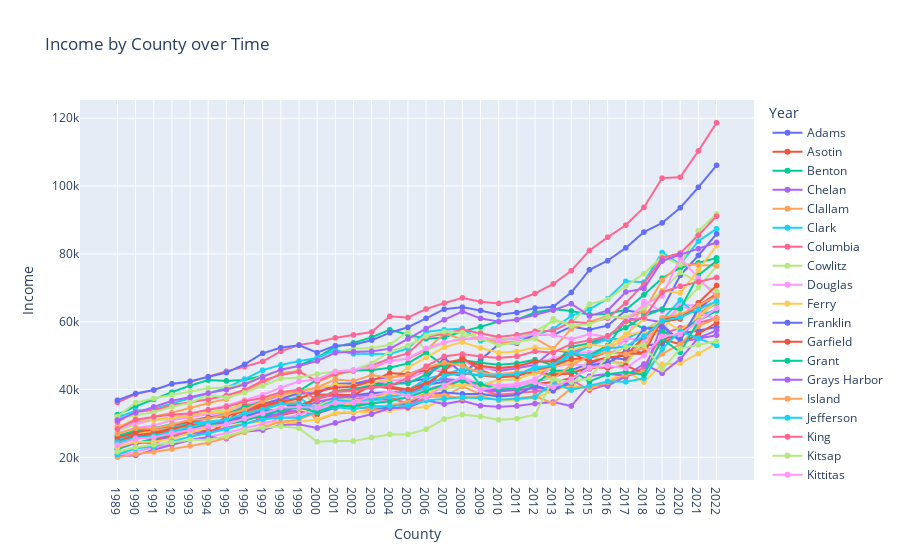

The cell this chart's notebook holds for it:
### Code cell
#All income of counties

fig = px.line(income_df, labels={'index': 'County', 'value': 'Income'},
              title='Income by County over Time', markers=True, line_shape='linear')
fig.show()

### Figure 1 — Plotly figure (JSON) as saved in the notebook; plotly's stock layout.template omitted (floating-point values rounded to 4 significant figures)
{"data": [{"hovertemplate": "Year=Adams<br>County=%{x}<br>Income=%{y}<extra></extra>", "legendgroup": "Adams", "line": {"color": "#636efa", "dash": "solid", "shape": "linear"}, "marker": {"symbol": "circle"}, "mode": "lines+markers", "name": "Adams", "showlegend": true, "type": "scattergl", "x": ["1989", "1990", "1991", "1992", "1993", "1994", "1995", "1996", "1997", "1998", "1999", "2000", "2001", "2002", "2003", "2004", "2005", "2006", "2007", "2008", "2009", "2010", "2011", "2012", "2013", "2014", "2015", "2016", "2017", "2018", "2019", "2020", "2021", "2022"], "xaxis": "x", "y": [24604, 28024, 27301, 28328, 31277, 29537, 29604, 31806, 31795, 34073, 33888, 35292, 37839, 38306, 38934, 39235, 39105, 41298, 42299, 42455, 41102, 40656, 41068, 42354, 43541, 45712, 47646, 49501, 48849, 52870, 53535, 56421, 57405, 58406], "yaxis": "y"}, {"hovertemplate": "Year=Asotin<br>County=%{x}<br>Income=%{y}<extra></extra>", "legendgroup": "Asotin", "line": {"color": "#EF553B", "dash": "solid", "shape": "linear"}, "marker": {"symbol": "circle"}, "mode": "lines+markers", "name": "Asotin", "showlegend": true, "type": "scattergl", "x": ["1989", "1990", "1991", "1992", "1993", "1994", "1995", "1996", "1997", "1998", "1999", "2000", "2001", "2002", "2003", "2004", "2005", "2006", "2007", "2008", "2009", "2010", "2011", "2012", "2013", "2014", "2015", "2016", "2017", "2018", "2019", "2020", "2021", "2022"], "xaxis": "x", "y": [22897, 24206, 25110, 26251, 27359, 27873, 28288, 29813, 31499, 32477, 33524, 32590, 35920, 37013, 37080, 37140, 37657, 39768, 40558, 42945, 40035, 39820, 40171, 41703, 42174, 43368, 46107, 47020, 51767, 50746, 54776, 53377, 56438, 59675], "yaxis": "y"}, {"hovertemplate": "Year=Benton<br>County=%{x}<br>Income=%{y}<extra></extra>", "legendgroup": "Benton", "line": {"color": "#00cc96", "dash": "solid", "shape": "linear"}, "marker": {"symbol": "circle"}, "mode": "lines+markers", "name": "Benton", "showlegend": true, "type": "scattergl", "x": ["1989", "1990", "1991", "1992", "1993", "1994", "1995", "1996", "1997", "1998", "1999", "2000", "2001", "2002", "2003", "2004", "2005", "2006", "2007", "2008", "2009", "2010", "2011", "2012", "2013", "2014", "2015", "2016", "2017", "2018", "2019", "2020", "2021", "2022"], "xaxis": "x", "y": [32593, 35012, 37093, 39228, 41153, 42790, 42540, 42817, 44057, 45665, 47044, 49389, 52598, 53736, 55409, 57613, 56200, 54942, 55361, 57114, 58496, 60070, 60608, 62739, 63710, 63157, 62071, 62282, 63502, 67912, 72847, 75882, 77339, 78824], "yaxis": "y"}, {"hovertemplate": "Year=Chelan<br>County=%{x}<br>Income=%{y}<extra></extra>", "legendgroup": "Chelan", "line": {"color": "#ab63fa", "dash": "solid", "shape": "linear"}, "marker": {"symbol": "circle"}, "mode": "lines+markers", "name": "Chelan", "showlegend": true, "type": "scattergl", "x": ["1989", "1990", "1991", "1992", "1993", "1994", "1995", "1996", "1997", "1998", "1999", "2000", "2001", "2002", "2003", "2004", "2005", "2006", "2007", "2008", "2009", "2010", "2011", "2012", "2013", "2014", "2015", "2016", "2017", "2018", "2019", "2020", "2021", "2022"], "xaxis": "x", "y": [24312, 25833, 27592, 28746, 30148, 31547, 32164, 33918, 35662, 37175, 37316, 39439, 41653, 41731, 42918, 43696, 44422, 46522, 44964, 44013, 46780, 45478, 46275, 47265, 51713, 50825, 53068, 55109, 60791, 60747, 59838, 61546, 64700, 68016], "yaxis": "y"}, {"hovertemplate": "Year=Clallam<br>County=%{x}<br>Income=%{y}<extra></extra>", "legendgroup": "Clallam", "line": {"color": "#FFA15A", "dash": "solid", "shape": "linear"}, "marker": {"symbol": "circle"}, "mode": "lines+markers", "name": "Clallam", "showlegend": true, "type": "scattergl", "x": ["1989", "1990", "1991", "1992", "1993", "1994", "1995", "1996", "1997", "1998", "1999", "2000", "2001", "2002", "2003", "2004", "2005", "2006", "2007", "2008", "2009", "2010", "2011", "2012", "2013", "2014", "2015", "2016", "2017", "2018", "2019", "2020", "2021", "2022"], "xaxis": "x", "y": [25434, 27329, 27861, 28578, 29340, 29951, 31163, 32559, 34770, 36012, 36449, 30866, 32939, 33229, 34020, 34172, 35050, 37770, 37926, 40912, 38647, 38397, 38886, 41887, 44824, 45454, 46241, 48187, 47767, 55664, 57571, 54712, 62623, 65652], "yaxis": "y"}, {"hovertemplate": "Year=Clark<br>County=%{x}<br>Income=%{y}<extra></extra>", "legendgroup": "Clark", "line": {"color": "#19d3f3", "dash": "solid", "shape": "linear"}, "marker": {"symbol": "circle"}, "mode": "lines+markers", "name": "Clark", "showlegend": true, "type": "scattergl", "x": ["1989", "1990", "1991", "1992", "1993", "1994", "1995", "1996", "1997", "1998", "1999", "2000", "2001", "2002", "2003", "2004", "2005", "2006", "2007", "2008", "2009", "2010", "2011", "2012", "2013", "2014", "2015", "2016", "2017", "2018", "2019", "2020", "2021", "2022"], "xaxis": "x", "y": [31800, 33734, 34250, 35847, 37418, 38828, 40525, 43044, 45705, 47252, 48376, 49320, 51610, 50518, 50520, 50474, 52108, 56994, 57621, 57999, 54370, 54581, 54951, 56054, 57852, 61711, 63639, 66782, 71922, 71659, 80407, 76929, 83790, 87397], "yaxis": "y"}, {"hovertemplate": "Year=Columbia<br>County=%{x}<br>Income=%{y}<extra></extra>", "legendgroup": "Columbia", "line": {"color": "#FF6692", "dash": "solid", "shape": "linear"}, "marker": {"symbol": "circle"}, "mode": "lines+markers", "name": "Columbia", "showlegend": true, "type": "scattergl", "x": ["1989", "1990", "1991", "1992", "1993", "1994", "1995", "1996", "1997", "1998", "1999", "2000", "2001", "2002", "2003", "2004", "2005", "2006", "2007", "2008", "2009", "2010", "2011", "2012", "2013", "2014", "2015", "2016", "2017", "2018", "2019", "2020", "2021", "2022"], "xaxis": "x", "y": [22418, 24478, 24123, 26136, 28123, 26779, 29861, 33041, 30820, 33060, 33500, 37360, 38376, 37328, 37593, 37341, 36028, 37211, 41531, 43508, 39978, 38474, 38916, 39461, 39931, 42886, 39807, 41517, 43622, 46550, 56338, 58220, 59650, 61115], "yaxis": "y"}, {"hovertemplate": "Year=Cowlitz<br>County=%{x}<br>Income=%{y}<extra></extra>", "legendgroup": "Cowlitz", "line": {"color": "#B6E880", "dash": "solid", "shape": "linear"}, "marker": {"symbol": "circle"}, "mode": "lines+markers", "name": "Cowlitz", "showlegend": true, "type": "scattergl", "x": ["1989", "1990", "1991", "1992", "1993", "1994", "1995", "1996", "1997", "1998", "1999", "2000", "2001", "2002", "2003", "2004", "2005", "2006", "2007", "2008", "2009", "2010", "2011", "2012", "2013", "2014", "2015", "2016", "2017", "2018", "2019", "2020", "2021", "2022"], "xaxis": "x", "y": [27866, 29746, 31038, 31195, 31957, 33309, 34191, 35516, 36738, 38437, 39797, 35246, 37266, 37040, 36516, 36355, 37958, 39777, 39954, 41412, 40572, 40867, 41406, 42752, 43409, 39635, 49997, 48208, 47132, 54588, 57316, 64357, 70104, 76364], "yaxis": "y"}, {"hovertemplate": "Year=Douglas<br>County=%{x}<br>Income=%{y}<extra></extra>", "legendgroup": "Douglas", "line": {"color": "#FF97FF", "dash": "solid", "shape": "linear"}, "marker": {"symbol": "circle"}, "mode": "lines+markers", "name": "Douglas", "showlegend": true, "type": "scattergl", "x": ["1989", "1990", "1991", "1992", "1993", "1994", "1995", "1996", "1997", "1998", "1999", "2000", "2001", "2002", "2003", "2004", "2005", "2006", "2007", "2008", "2009", "2010", "2011", "2012", "2013", "2014", "2015", "2016", "2017", "2018", "2019", "2020", "2021", "2022"], "xaxis": "x", "y": [27054, 28708, 29407, 30932, 31855, 32688, 32930, 35420, 36855, 37733, 38464, 39789, 40699, 41062, 41809, 42524, 43189, 45383, 45748, 48325, 46269, 46159, 46723, 48050, 49030, 50878, 50886, 52364, 54581, 65913, 63086, 64768, 64932, 65096], "yaxis": "y"}, {"hovertemplate": "Year=Ferry<br>County=%{x}<br>Income=%{y}<extra></extra>", "legendgroup": "Ferry", "line": {"color": "#FECB52", "dash": "solid", "shape": "linear"}, "marker": {"symbol": "circle"}, "mode": "lines+markers", "name": "Ferry", "showlegend": true, "type": "scattergl", "x": ["1989", "1990", "1991", "1992", "1993", "1994", "1995", "1996", "1997", "1998", "1999", "2000", "2001", "2002", "2003", "2004", "2005", "2006", "2007", "2008", "2009", "2010", "2011", "2012", "2013", "2014", "2015", "2016", "2017", "2018", "2019", "2020", "2021", "2022"], "xaxis": "x", "y": [25170, 27355, 27236, 27841, 27829, 29587, 28910, 30091, 30489, 30412, 30388, 31175, 33129, 33488, 33182, 33867, 34452, 34828, 37001, 38093, 38284, 36712, 36921, 37548, 39596, 41343, 40340, 42330, 45546, 42212, 47463, 47722, 50565, 53577], "yaxis": "y"}, {"hovertemplate": "Year=Franklin<br>County=%{x}<br>Income=%{y}<extra></extra>", "legendgroup": "Franklin", "line": {"color": "#636efa", "dash": "solid", "shape": "linear"}, "marker": {"symbol": "circle"}, "mode": "lines+markers", "name": "Franklin", "showlegend": true, "type": "scattergl", "x": ["1989", "1990", "1991", "1992", "1993", "1994", "1995", "1996", "1997", "1998", "1999", "2000", "2001", "2002", "2003", "2004", "2005", "2006", "2007", "2008", "2009", "2010", "2011", "2012", "2013", "2014", "2015", "2016", "2017", "2018", "2019", "2020", "2021", "2022"], "xaxis": "x", "y": [24604, 26435, 26861, 28680, 30902, 31768, 32604, 34843, 35770, 37209, 38991, 38755, 41681, 41817, 42117, 41309, 42256, 43187, 49337, 44797, 48754, 53355, 53644, 56221, 56105, 58538, 57664, 58854, 63345, 62516, 63575, 73656, 79532, 85877], "yaxis": "y"}, {"hovertemplate": "Year=Garfield<br>County=%{x}<br>Income=%{y}<extra></extra>", "legendgroup": "Garfield", "line": {"color": "#EF553B", "dash": "solid", "shape": "linear"}, "marker": {"symbol": "circle"}, "mode": "lines+markers", "name": "Garfield", "showlegend": true, "type": "scattergl", "x": ["1989", "1990", "1991", "1992", "1993", "1994", "1995", "1996", "1997", "1998", "1999", "2000", "2001", "2002", "2003", "2004", "2005", "2006", "2007", "2008", "2009", "2010", "2011", "2012", "2013", "2014", "2015", "2016", "2017", "2018", "2019", "2020", "2021", "2022"], "xaxis": "x", "y": [25156, 26534, 27185, 28554, 30368, 27044, 30435, 34959, 34792, 36608, 33398, 38507, 38485, 38343, 41173, 40350, 39603, 40567, 45811, 49407, 45672, 43915, 44608, 45187, 44446, 44684, 46616, 46358, 47037, 44808, 54555, 56804, 61268, 66083], "yaxis": "y"}, {"hovertemplate": "Year=Grant<br>County=%{x}<br>Income=%{y}<extra></extra>", "legendgroup": "Grant", "line": {"color": "#00cc96", "dash": "solid", "shape": "linear"}, "marker": {"symbol": "circle"}, "mode": "lines+markers", "name": "Grant", "showlegend": true, "type": "scattergl", "x": ["1989", "1990", "1991", "1992", "1993", "1994", "1995", "1996", "1997", "1998", "1999", "2000", "2001", "2002", "2003", "2004", "2005", "2006", "2007", "2008", "2009", "2010", "2011", "2012", "2013", "2014", "2015", "2016", "2017", "2018", "2019", "2020", "2021", "2022"], "xaxis": "x", "y": [22372, 24216, 25463, 26996, 29172, 29978, 30384, 32738, 33977, 35692, 35276, 37278, 39556, 40173, 41186, 41707, 41824, 44438, 47480, 48207, 41195, 42799, 42994, 45021, 46036, 50356, 50067, 52981, 60344, 58053, 57152, 54753, 61815, 65593], "yaxis": "y"}, {"hovertemplate": "Year=Grays Harbor<br>County=%{x}<br>Income=%{y}<extra></extra>", "legendgroup": "Grays Harbor", "line": {"color": "#ab63fa", "dash": "solid", "shape": "linear"}, "marker": {"symbol": "circle"}, "mode": "lines+markers", "name": "Grays Harbor", "showlegend": true, "type": "scattergl", "x": ["1989", "1990", "1991", "1992", "1993", "1994", "1995", "1996", "1997", "1998", "1999", "2000", "2001", "2002", "2003", "2004", "2005", "2006", "2007", "2008", "2009", "2010", "2011", "2012", "2013", "2014", "2015", "2016", "2017", "2018", "2019", "2020", "2021", "2022"], "xaxis": "x", "y": [23042, 24053, 24677, 26038, 27002, 27252, 28638, 29792, 31368, 33167, 34160, 36410, 37440, 38102, 38305, 38367, 39943, 42029, 43126, 42646, 39927, 39452, 39836, 40354, 40323, 41687, 43902, 44627, 44080, 45139, 59346, 54034, 55018, 56020], "yaxis": "y"}, {"hovertemplate": "Year=Island<br>County=%{x}<br>Income=%{y}<extra></extra>", "legendgroup": "Island", "line": {"color": "#FFA15A", "dash": "solid", "shape": "linear"}, "marker": {"symbol": "circle"}, "mode": "lines+markers", "name": "Island", "showlegend": true, "type": "scattergl", "x": ["1989", "1990", "1991", "1992", "1993", "1994", "1995", "1996", "1997", "1998", "1999", "2000", "2001", "2002", "2003", "2004", "2005", "2006", "2007", "2008", "2009", "2010", "2011", "2012", "2013", "2014", "2015", "2016", "2017", "2018", "2019", "2020", "2021", "2022"], "xaxis": "x", "y": [29161, 30642, 32030, 33139, 34594, 35975, 37178, 39716, 41901, 44824, 45513, 42237, 44310, 45441, 46176, 48399, 49104, 51572, 56509, 54886, 55016, 53754, 54206, 55091, 52014, 57919, 59961, 61691, 60786, 63138, 72173, 76965, 76729, 76494], "yaxis": "y"}, {"hovertemplate": "Year=Jefferson<br>County=%{x}<br>Income=%{y}<extra></extra>", "legendgroup": "Jefferson", "line": {"color": "#19d3f3", "dash": "solid", "shape": "linear"}, "marker": {"symbol": "circle"}, "mode": "lines+markers", "name": "Jefferson", "showlegend": true, "type": "scattergl", "x": ["1989", "1990", "1991", "1992", "1993", "1994", "1995", "1996", "1997", "1998", "1999", "2000", "2001", "2002", "2003", "2004", "2005", "2006", "2007", "2008", "2009", "2010", "2011", "2012", "2013", "2014", "2015", "2016", "2017", "2018", "2019", "2020", "2021", "2022"], "xaxis": "x", "y": [25197, 27294, 28465, 29171, 29885, 30606, 31058, 32530, 34282, 36404, 37869, 33565, 35299, 35723, 36136, 38014, 39746, 43099, 44511, 45995, 45225, 43814, 44348, 46651, 46957, 50161, 52887, 54864, 54884, 57485, 60556, 66386, 61548, 63641], "yaxis": "y"}, {"hovertemplate": "Year=King<br>County=%{x}<br>Income=%{y}<extra></extra>", "legendgroup": "King", "line": {"color": "#FF6692", "dash": "solid", "shape": "linear"}, "marker": {"symbol": "circle"}, "mode": "lines+markers", "name": "King", "showlegend": true, "type": "scattergl", "x": ["1989", "1990", "1991", "1992", "1993", "1994", "1995", "1996", "1997", "1998", "1999", "2000", "2001", "2002", "2003", "2004", "2005", "2006", "2007", "2008", "2009", "2010", "2011", "2012", "2013", "2014", "2015", "2016", "2017", "2018", "2019", "2020", "2021", "2022"], "xaxis": "x", "y": [36179, 38633, 39831, 41647, 42234, 43810, 45397, 46726, 48271, 51266, 53157, 53937, 55220, 56098, 56952, 61565, 61225, 63745, 65489, 67027, 65877, 65383, 66294, 68313, 71122, 75045, 80998, 84897, 88466, 93707, 102338, 102620, 110351, 118664], "yaxis": "y"}, {"hovertemplate": "Year=Kitsap<br>County=%{x}<br>Income=%{y}<extra></extra>", "legendgroup": "Kitsap", "line": {"color": "#B6E880", "dash": "solid", "shape": "linear"}, "marker": {"symbol": "circle"}, "mode": "lines+markers", "name": "Kitsap", "showlegend": true, "type": "scattergl", "x": ["1989", "1990", "1991", "1992", "1993", "1994", "1995", "1996", "1997", "1998", "1999", "2000", "2001", "2002", "2003", "2004", "2005", "2006", "2007", "2008", "2009", "2010", "2011", "2012", "2013", "2014", "2015", "2016", "2017", "2018", "2019", "2020", "2021", "2022"], "xaxis": "x", "y": [32043, 36145, 37380, 38404, 39391, 40407, 40630, 41740, 44098, 45667, 46840, 48387, 50751, 52051, 52192, 53227, 57034, 51610, 53680, 55417, 56863, 54804, 55400, 57155, 60200, 59605, 65156, 66569, 70531, 74150, 79268, 76814, 86826, 91737], "yaxis": "y"}, {"hovertemplate": "Year=Kittitas<br>County=%{x}<br>Income=%{y}<extra></extra>", "legendgroup": "Kittitas", "line": {"color": "#FF97FF", "dash": "solid", "shape": "linear"}, "marker": {"symbol": "circle"}, "mode": "lines+markers", "name": "Kittitas", "showlegend": true, "type": "scattergl", "x": ["1989", "1990", "1991", "1992", "1993", "1994", "1995", "1996", "1997", "1998", "1999", "2000", "2001", "2002", "2003", "2004", "2005", "2006", "2007", "2008", "2009", "2010", "2011", "2012", "2013", "2014", "2015", "2016", "2017", "2018", "2019", "2020", "2021", "2022"], "xaxis": "x", "y": [20489, 21773, 22793, 23828, 25126, 26061, 27089, 28626, 29775, 31495, 32546, 34206, 36203, 36174, 36265, 36640, 37854, 40278, 41240, 43582, 41629, 41321, 41601, 43098, 46690, 47519, 46904, 49275, 55124, 54372, 59172, 64727, 62721, 60777], "yaxis": "y"}, {"hovertemplate": "Year=Klickitat<br>County=%{x}<br>Income=%{y}<extra></extra>", "legendgroup": "Klickitat", "line": {"color": "#FECB52", "dash": "solid", "shape": "linear"}, "marker": {"symbol": "circle"}, "mode": "lines+markers", "name": "Klickitat", "showlegend": true, "type": "scattergl", "x": ["1989", "1990", "1991", "1992", "1993", "1994", "1995", "1996", "1997", "1998", "1999", "2000", "2001", "2002", "2003", "2004", "2005", "2006", "2007", "2008", "2009", "2010", "2011", "2012", "2013", "2014", "2015", "2016", "2017", "2018", "2019", "2020", "2021", "2022"], "xaxis": "x", "y": [23012, 24590, 24542, 25518, 27209, 28739, 29745, 32935, 33543, 34249, 34267, 33588, 34590, 36105, 37226, 38842, 38066, 38519, 41061, 41403, 41105, 42782, 43104, 44825, 46733, 48086, 49543, 51314, 55962, 57198, 60567, 57476, 61542, 65896], "yaxis": "y"}, {"hovertemplate": "Year=Lewis<br>County=%{x}<br>Income=%{y}<extra></extra>", "legendgroup": "Lewis", "line": {"color": "#636efa", "dash": "solid", "shape": "linear"}, "marker": {"symbol": "circle"}, "mode": "lines+markers", "name": "Lewis", "showlegend": true, "type": "scattergl", "x": ["1989", "1990", "1991", "1992", "1993", "1994", "1995", "1996", "1997", "1998", "1999", "2000", "2001", "2002", "2003", "2004", "2005", "2006", "2007", "2008", "2009", "2010", "2011", "2012", "2013", "2014", "2015", "2016", "2017", "2018", "2019", "2020", "2021", "2022"], "xaxis": "x", "y": [24410, 25975, 26295, 27552, 28502, 29744, 30621, 32112, 33610, 34315, 35511, 32968, 34603, 34672, 34393, 34735, 36046, 38454, 39130, 38696, 38701, 37947, 38325, 41208, 39609, 42406, 47143, 47893, 50900, 57945, 58525, 54578, 63828, 67910], "yaxis": "y"}, {"hovertemplate": "Year=Lincoln<br>County=%{x}<br>Income=%{y}<extra></extra>", "legendgroup": "Lincoln", "line": {"color": "#EF553B", "dash": "solid", "shape": "linear"}, "marker": {"symbol": "circle"}, "mode": "lines+markers", "name": "Lincoln", "showlegend": true, "type": "scattergl", "x": ["1989", "1990", "1991", "1992", "1993", "1994", "1995", "1996", "1997", "1998", "1999", "2000", "2001", "2002", "2003", "2004", "2005", "2006", "2007", "2008", "2009", "2010", "2011", "2012", "2013", "2014", "2015", "2016", "2017", "2018", "2019", "2020", "2021", "2022"], "xaxis": "x", "y": [24617, 26616, 26591, 28192, 29777, 28941, 31844, 35152, 35838, 36106, 35255, 37188, 39419, 39574, 40885, 40891, 39999, 41756, 45047, 44798, 44126, 43632, 43936, 45690, 46956, 48976, 49276, 51019, 50657, 50489, 60849, 61332, 64692, 68236], "yaxis": "y"}, {"hovertemplate": "Year=Mason<br>County=%{x}<br>Income=%{y}<extra></extra>", "legendgroup": "Mason", "line": {"color": "#00cc96", "dash": "solid", "shape": "linear"}, "marker": {"symbol": "circle"}, "mode": "lines+markers", "name": "Mason", "showlegend": true, "type": "scattergl", "x": ["1989", "1990", "1991", "1992", "1993", "1994", "1995", "1996", "1997", "1998", "1999", "2000", "2001", "2002", "2003", "2004", "2005", "2006", "2007", "2008", "2009", "2010", "2011", "2012", "2013", "2014", "2015", "2016", "2017", "2018", "2019", "2020", "2021", "2022"], "xaxis": "x", "y": [26304, 27834, 28585, 29785, 30776, 31553, 32792, 34748, 36524, 38531, 39586, 42907, 44724, 45596, 45710, 46436, 47713, 50878, 46893, 48655, 47898, 47273, 47724, 48804, 47142, 52598, 53633, 55824, 58228, 61624, 63689, 63785, 73696, 77936], "yaxis": "y"}, {"hovertemplate": "Year=Okanogan<br>County=%{x}<br>Income=%{y}<extra></extra>", "legendgroup": "Okanogan", "line": {"color": "#ab63fa", "dash": "solid", "shape": "linear"}, "marker": {"symbol": "circle"}, "mode": "lines+markers", "name": "Okanogan", "showlegend": true, "type": "scattergl", "x": ["1989", "1990", "1991", "1992", "1993", "1994", "1995", "1996", "1997", "1998", "1999", "2000", "2001", "2002", "2003", "2004", "2005", "2006", "2007", "2008", "2009", "2010", "2011", "2012", "2013", "2014", "2015", "2016", "2017", "2018", "2019", "2020", "2021", "2022"], "xaxis": "x", "y": [20303, 20580, 22203, 23697, 25074, 25999, 25495, 27576, 28047, 29598, 29726, 28659, 30137, 31451, 32725, 34497, 34659, 36798, 35712, 36681, 35227, 34915, 35161, 35848, 36292, 35146, 41426, 41028, 44069, 47536, 44777, 48979, 55233, 57422], "yaxis": "y"}, {"hovertemplate": "Year=Pacific<br>County=%{x}<br>Income=%{y}<extra></extra>", "legendgroup": "Pacific", "line": {"color": "#FFA15A", "dash": "solid", "shape": "linear"}, "marker": {"symbol": "circle"}, "mode": "lines+markers", "name": "Pacific", "showlegend": true, "type": "scattergl", "x": ["1989", "1990", "1991", "1992", "1993", "1994", "1995", "1996", "1997", "1998", "1999", "2000", "2001", "2002", "2003", "2004", "2005", "2006", "2007", "2008", "2009", "2010", "2011", "2012", "2013", "2014", "2015", "2016", "2017", "2018", "2019", "2020", "2021", "2022"], "xaxis": "x", "y": [20029, 20977, 21596, 22449, 23372, 24299, 25748, 27425, 28974, 30422, 31209, 33263, 35123, 34898, 34458, 35339, 36420, 38767, 38251, 37368, 37898, 36914, 37420, 38018, 35934, 40449, 40677, 42118, 44418, 45237, 50521, 53319, 58715, 60936], "yaxis": "y"}, {"hovertemplate": "Year=Pend Oreille<br>County=%{x}<br>Income=%{y}<extra></extra>", "legendgroup": "Pend Oreille", "line": {"color": "#19d3f3", "dash": "solid", "shape": "linear"}, "marker": {"symbol": "circle"}, "mode": "lines+markers", "name": "Pend Oreille", "showlegend": true, "type": "scattergl", "x": ["1989", "1990", "1991", "1992", "1993", "1994", "1995", "1996", "1997", "1998", "1999", "2000", "2001", "2002", "2003", "2004", "2005", "2006", "2007", "2008", "2009", "2010", "2011", "2012", "2013", "2014", "2015", "2016", "2017", "2018", "2019", "2020", "2021", "2022"], "xaxis": "x", "y": [20808, 22660, 23214, 24690, 26103, 27123, 28328, 29785, 31223, 31684, 31677, 33513, 34855, 34208, 35054, 35143, 35343, 36737, 37268, 37680, 37467, 37005, 37234, 37755, 42043, 39886, 41111, 42391, 42276, 43299, 51950, 57212, 55060, 52989], "yaxis": "y"}, {"hovertemplate": "Year=Pierce<br>County=%{x}<br>Income=%{y}<extra></extra>", "legendgroup": "Pierce", "line": {"color": "#FF6692", "dash": "solid", "shape": "linear"}, "marker": {"symbol": "circle"}, "mode": "lines+markers", "name": "Pierce", "showlegend": true, "type": "scattergl", "x": ["1989", "1990", "1991", "1992", "1993", "1994", "1995", "1996", "1997", "1998", "1999", "2000", "2001", "2002", "2003", "2004", "2005", "2006", "2007", "2008", "2009", "2010", "2011", "2012", "2013", "2014", "2015", "2016", "2017", "2018", "2019", "2020", "2021", "2022"], "xaxis": "x", "y": [30412, 33380, 33976, 35417, 36210, 37105, 38222, 39878, 42596, 44333, 45204, 42555, 44965, 45581, 47084, 49151, 50678, 55506, 56426, 57674, 56555, 55531, 56114, 57162, 57238, 59998, 59566, 61042, 65517, 71208, 78779, 80236, 85492, 91092], "yaxis": "y"}, {"hovertemplate": "Year=San Juan<br>County=%{x}<br>Income=%{y}<extra></extra>", "legendgroup": "San Juan", "line": {"color": "#B6E880", "dash": "solid", "shape": "linear"}, "marker": {"symbol": "circle"}, "mode": "lines+markers", "name": "San Juan", "showlegend": true, "type": "scattergl", "x": ["1989", "1990", "1991", "1992", "1993", "1994", "1995", "1996", "1997", "1998", "1999", "2000", "2001", "2002", "2003", "2004", "2005", "2006", "2007", "2008", "2009", "2010", "2011", "2012", "2013", "2014", "2015", "2016", "2017", "2018", "2019", "2020", "2021", "2022"], "xaxis": "x", "y": [31278, 32388, 33298, 34893, 36059, 38412, 37596, 39037, 41134, 43253, 43491, 44568, 45369, 45809, 47688, 51217, 52929, 55794, 57026, 56784, 55133, 53041, 53916, 55025, 60872, 58782, 59260, 61391, 61268, 64058, 69113, 74533, 71678, 68932], "yaxis": "y"}, {"hovertemplate": "Year=Skagit<br>County=%{x}<br>Income=%{y}<extra></extra>", "legendgroup": "Skagit", "line": {"color": "#FF97FF", "dash": "solid", "shape": "linear"}, "marker": {"symbol": "circle"}, "mode": "lines+markers", "name": "Skagit", "showlegend": true, "type": "scattergl", "x": ["1989", "1990", "1991", "1992", "1993", "1994", "1995", "1996", "1997", "1998", "1999", "2000", "2001", "2002", "2003", "2004", "2005", "2006", "2007", "2008", "2009", "2010", "2011", "2012", "2013", "2014", "2015", "2016", "2017", "2018", "2019", "2020", "2021", "2022"], "xaxis": "x", "y": [28389, 30181, 30979, 31970, 32843, 34089, 35278, 36888, 38449, 40582, 42381, 42972, 45287, 45747, 46747, 48229, 49196, 52104, 53874, 54803, 55572, 54426, 55085, 56443, 56058, 54852, 56322, 55524, 60175, 65182, 67551, 78798, 72831, 67316], "yaxis": "y"}, {"hovertemplate": "Year=Skamania<br>County=%{x}<br>Income=%{y}<extra></extra>", "legendgroup": "Skamania", "line": {"color": "#FECB52", "dash": "solid", "shape": "linear"}, "marker": {"symbol": "circle"}, "mode": "lines+markers", "name": "Skamania", "showlegend": true, "type": "scattergl", "x": ["1989", "1990", "1991", "1992", "1993", "1994", "1995", "1996", "1997", "1998", "1999", "2000", "2001", "2002", "2003", "2004", "2005", "2006", "2007", "2008", "2009", "2010", "2011", "2012", "2013", "2014", "2015", "2016", "2017", "2018", "2019", "2020", "2021", "2022"], "xaxis": "x", "y": [28778, 31368, 31000, 31833, 32283, 33401, 33364, 36619, 37409, 38194, 39317, 40389, 41395, 41123, 41984, 43048, 46392, 49448, 52478, 53983, 52241, 50862, 51223, 52401, 51716, 51429, 53196, 52700, 56324, 60767, 69163, 68501, 75158, 82462], "yaxis": "y"}, {"hovertemplate": "Year=Snohomish<br>County=%{x}<br>Income=%{y}<extra></extra>", "legendgroup": "Snohomish", "line": {"color": "#636efa", "dash": "solid", "shape": "linear"}, "marker": {"symbol": "circle"}, "mode": "lines+markers", "name": "Snohomish", "showlegend": true, "type": "scattergl", "x": ["1989", "1990", "1991", "1992", "1993", "1994", "1995", "1996", "1997", "1998", "1999", "2000", "2001", "2002", "2003", "2004", "2005", "2006", "2007", "2008", "2009", "2010", "2011", "2012", "2013", "2014", "2015", "2016", "2017", "2018", "2019", "2020", "2021", "2022"], "xaxis": "x", "y": [36847, 38820, 39868, 41670, 42418, 43741, 44994, 47416, 50680, 52342, 53060, 50870, 52935, 53174, 54563, 56736, 58353, 60975, 63682, 64289, 63297, 62034, 62687, 64033, 64391, 68637, 75292, 77985, 81779, 86435, 89119, 93589, 99650, 106104], "yaxis": "y"}, {"hovertemplate": "Year=Spokane<br>County=%{x}<br>Income=%{y}<extra></extra>", "legendgroup": "Spokane", "line": {"color": "#EF553B", "dash": "solid", "shape": "linear"}, "marker": {"symbol": "circle"}, "mode": "lines+markers", "name": "Spokane", "showlegend": true, "type": "scattergl", "x": ["1989", "1990", "1991", "1992", "1993", "1994", "1995", "1996", "1997", "1998", "1999", "2000", "2001", "2002", "2003", "2004", "2005", "2006", "2007", "2008", "2009", "2010", "2011", "2012", "2013", "2014", "2015", "2016", "2017", "2018", "2019", "2020", "2021", "2022"], "xaxis": "x", "y": [25769, 27337, 28355, 29570, 30482, 31631, 32256, 33517, 34920, 36389, 37308, 39401, 40525, 40872, 42533, 44836, 44538, 45753, 47848, 48876, 46983, 46320, 46846, 48265, 48312, 50856, 48189, 49482, 49954, 55535, 59976, 60827, 65571, 70685], "yaxis": "y"}, {"hovertemplate": "Year=Stevens<br>County=%{x}<br>Income=%{y}<extra></extra>", "legendgroup": "Stevens", "line": {"color": "#00cc96", "dash": "solid", "shape": "linear"}, "marker": {"symbol": "circle"}, "mode": "lines+markers", "name": "Stevens", "showlegend": true, "type": "scattergl", "x": ["1989", "1990", "1991", "1992", "1993", "1994", "1995", "1996", "1997", "1998", "1999", "2000", "2001", "2002", "2003", "2004", "2005", "2006", "2007", "2008", "2009", "2010", "2011", "2012", "2013", "2014", "2015", "2016", "2017", "2018", "2019", "2020", "2021", "2022"], "xaxis": "x", "y": [24440, 25609, 26482, 27519, 28818, 29854, 29783, 30759, 32435, 33851, 34673, 33370, 35256, 35074, 35824, 36591, 37712, 39641, 41484, 42573, 41619, 40008, 40282, 41643, 45528, 45683, 42417, 44467, 45189, 44363, 55000, 50958, 60180, 63241], "yaxis": "y"}, {"hovertemplate": "Year=Thurston<br>County=%{x}<br>Income=%{y}<extra></extra>", "legendgroup": "Thurston", "line": {"color": "#ab63fa", "dash": "solid", "shape": "linear"}, "marker": {"symbol": "circle"}, "mode": "lines+markers", "name": "Thurston", "showlegend": true, "type": "scattergl", "x": ["1989", "1990", "1991", "1992", "1993", "1994", "1995", "1996", "1997", "1998", "1999", "2000", "2001", "2002", "2003", "2004", "2005", "2006", "2007", "2008", "2009", "2010", "2011", "2012", "2013", "2014", "2015", "2016", "2017", "2018", "2019", "2020", "2021", "2022"], "xaxis": "x", "y": [30976, 33139, 34851, 36676, 37766, 38939, 39971, 41497, 43748, 45843, 46975, 48457, 50885, 51111, 51243, 52043, 54914, 57985, 60576, 63009, 60978, 60038, 60621, 62009, 63408, 65288, 61676, 63286, 68765, 69757, 77890, 79769, 81544, 83358], "yaxis": "y"}, {"hovertemplate": "Year=Wahkiakum<br>County=%{x}<br>Income=%{y}<extra></extra>", "legendgroup": "Wahkiakum", "line": {"color": "#FFA15A", "dash": "solid", "shape": "linear"}, "marker": {"symbol": "circle"}, "mode": "lines+markers", "name": "Wahkiakum", "showlegend": true, "type": "scattergl", "x": ["1989", "1990", "1991", "1992", "1993", "1994", "1995", "1996", "1997", "1998", "1999", "2000", "2001", "2002", "2003", "2004", "2005", "2006", "2007", "2008", "2009", "2010", "2011", "2012", "2013", "2014", "2015", "2016", "2017", "2018", "2019", "2020", "2021", "2022"], "xaxis": "x", "y": [26969, 28590, 28459, 29655, 31076, 31298, 32688, 34014, 36566, 38626, 39444, 40628, 42972, 42491, 44243, 43526, 44188, 46485, 47888, 47008, 44867, 44492, 45083, 45624, 43140, 47174, 49898, 50872, 50433, 52309, 61123, 62099, 64777, 67570], "yaxis": "y"}, {"hovertemplate": "Year=Walla Walla<br>County=%{x}<br>Income=%{y}<extra></extra>", "legendgroup": "Walla Walla", "line": {"color": "#19d3f3", "dash": "solid", "shape": "linear"}, "marker": {"symbol": "circle"}, "mode": "lines+markers", "name": "Walla Walla", "showlegend": true, "type": "scattergl", "x": ["1989", "1990", "1991", "1992", "1993", "1994", "1995", "1996", "1997", "1998", "1999", "2000", "2001", "2002", "2003", "2004", "2005", "2006", "2007", "2008", "2009", "2010", "2011", "2012", "2013", "2014", "2015", "2016", "2017", "2018", "2019", "2020", "2021", "2022"], "xaxis": "x", "y": [24414, 25808, 26242, 27647, 28902, 30152, 31014, 32957, 34094, 35688, 35900, 34533, 36943, 36443, 37184, 37885, 38523, 40600, 43995, 44940, 44267, 44117, 44606, 46147, 47238, 50835, 49619, 52094, 52721, 55721, 60202, 61281, 63631, 66071], "yaxis": "y"}, {"hovertemplate": "Year=Whatcom<br>County=%{x}<br>Income=%{y}<extra></extra>", "legendgroup": "Whatcom", "line": {"color": "#FF6692", "dash": "solid", "shape": "linear"}, "marker": {"symbol": "circle"}, "mode": "lines+markers", "name": "Whatcom", "showlegend": true, "type": "scattergl", "x": ["1989", "1990", "1991", "1992", "1993", "1994", "1995", "1996", "1997", "1998", "1999", "2000", "2001", "2002", "2003", "2004", "2005", "2006", "2007", "2008", "2009", "2010", "2011", "2012", "2013", "2014", "2015", "2016", "2017", "2018", "2019", "2020", "2021", "2022"], "xaxis": "x", "y": [28367, 31097, 31953, 32599, 32958, 34031, 34893, 36492, 37553, 39188, 40005, 37044, 39301, 39568, 40486, 41151, 43372, 46879, 49778, 50443, 49761, 49294, 49775, 51268, 50879, 53481, 54522, 55710, 60028, 61244, 68656, 70463, 71739, 73038], "yaxis": "y"}, {"hovertemplate": "Year=Whitman<br>County=%{x}<br>Income=%{y}<extra></extra>", "legendgroup": "Whitman", "line": {"color": "#B6E880", "dash": "solid", "shape": "linear"}, "marker": {"symbol": "circle"}, "mode": "lines+markers", "name": "Whitman", "showlegend": true, "type": "scattergl", "x": ["1989", "1990", "1991", "1992", "1993", "1994", "1995", "1996", "1997", "1998", "1999", "2000", "2001", "2002", "2003", "2004", "2005", "2006", "2007", "2008", "2009", "2010", "2011", "2012", "2013", "2014", "2015", "2016", "2017", "2018", "2019", "2020", "2021", "2022"], "xaxis": "x", "y": [21674, 22949, 23735, 24389, 25162, 25134, 26270, 27838, 28697, 29174, 28584, 24596, 24841, 24805, 25869, 26752, 26788, 28303, 31302, 32604, 32037, 31062, 31396, 32570, 43091, 42218, 43379, 49946, 52543, 53100, 45906, 52066, 53140, 54236], "yaxis": "y"}, {"hovertemplate": "Year=Yakima<br>County=%{x}<br>Income=%{y}<extra></extra>", "legendgroup": "Yakima", "line": {"color": "#FF97FF", "dash": "solid", "shape": "linear"}, "marker": {"symbol": "circle"}, "mode": "lines+markers", "name": "Yakima", "showlegend": true, "type": "scattergl", "x": ["1989", "1990", "1991", "1992", "1993", "1994", "1995", "1996", "1997", "1998", "1999", "2000", "2001", "2002", "2003", "2004", "2005", "2006", "2007", "2008", "2009", "2010", "2011", "2012", "2013", "2014", "2015", "2016", "2017", "2018", "2019", "2020", "2021", "2022"], "xaxis": "x", "y": [23612, 25484, 25866, 27085, 28079, 29164, 29717, 31442, 32946, 34649, 34828, 34630, 36037, 36141, 38095, 39394, 37968, 37576, 41224, 43692, 39836, 40802, 41164, 42162, 40696, 43050, 46422, 46957, 46316, 50019, 55674, 56353, 60058, 64007], "yaxis": "y"}], "layout": {"legend": {"title": {"text": "Year"}, "tracegroupgap": 0}, "title": {"text": "Income by County over Time"}, "xaxis": {"anchor": "y", "domain": [0, 1], "title": {"text": "County"}}, "yaxis": {"anchor": "x", "domain": [0, 1], "title": {"text": "Income"}}}}
